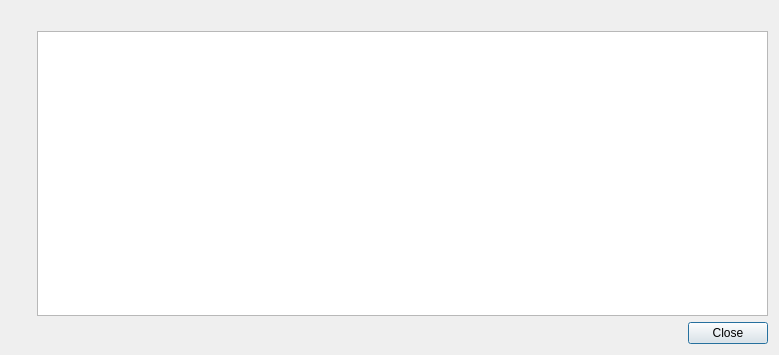
<?xml version="1.0" encoding="UTF-8"?>
<ui version="4.0">
 <class>OrganiseErrorDialog</class>
 <widget class="QDialog" name="OrganiseErrorDialog">
  <property name="geometry">
   <rect>
    <x>0</x>
    <y>0</y>
    <width>779</width>
    <height>355</height>
   </rect>
  </property>
  <layout class="QHBoxLayout" name="horizontalLayout">
   <item>
    <layout class="QVBoxLayout" name="verticalLayout_2">
     <item>
      <widget class="QLabel" name="icon"/>
     </item>
     <item>
      <spacer name="verticalSpacer">
       <property name="orientation">
        <enum>Qt::Vertical</enum>
       </property>
       <property name="sizeHint" stdset="0">
        <size>
         <width>20</width>
         <height>40</height>
        </size>
       </property>
      </spacer>
     </item>
    </layout>
   </item>
   <item>
    <layout class="QVBoxLayout" name="verticalLayout">
     <item>
      <widget class="QLabel" name="label"/>
     </item>
     <item>
      <widget class="QListWidget" name="list"/>
     </item>
     <item>
      <widget class="QDialogButtonBox" name="buttonBox">
       <property name="orientation">
        <enum>Qt::Horizontal</enum>
       </property>
       <property name="standardButtons">
        <set>QDialogButtonBox::Close</set>
       </property>
      </widget>
     </item>
    </layout>
   </item>
  </layout>
 </widget>
 <resources/>
 <connections>
  <connection>
   <sender>buttonBox</sender>
   <signal>accepted()</signal>
   <receiver>OrganiseErrorDialog</receiver>
   <slot>accept()</slot>
   <hints>
    <hint type="sourcelabel">
     <x>248</x>
     <y>254</y>
    </hint>
    <hint type="destinationlabel">
     <x>157</x>
     <y>274</y>
    </hint>
   </hints>
  </connection>
  <connection>
   <sender>buttonBox</sender>
   <signal>rejected()</signal>
   <receiver>OrganiseErrorDialog</receiver>
   <slot>reject()</slot>
   <hints>
    <hint type="sourcelabel">
     <x>316</x>
     <y>260</y>
    </hint>
    <hint type="destinationlabel">
     <x>286</x>
     <y>274</y>
    </hint>
   </hints>
  </connection>
 </connections>
</ui>
